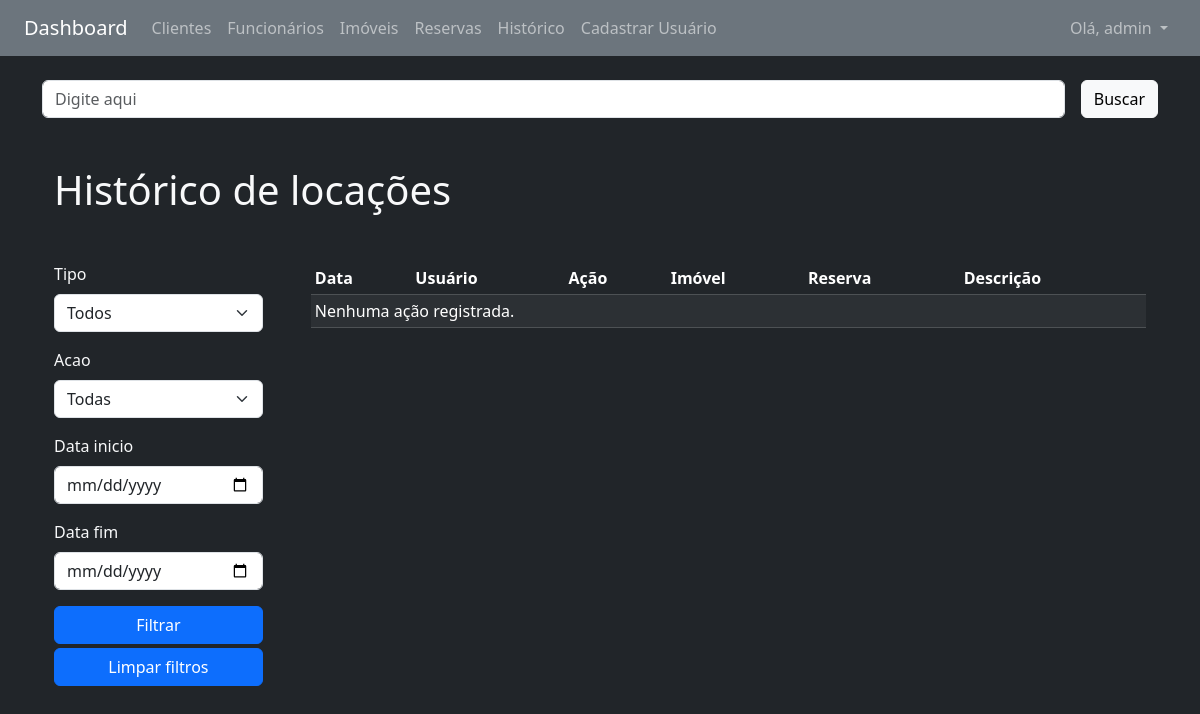
The app's page /historico-locacoes/ (signed in), older data.
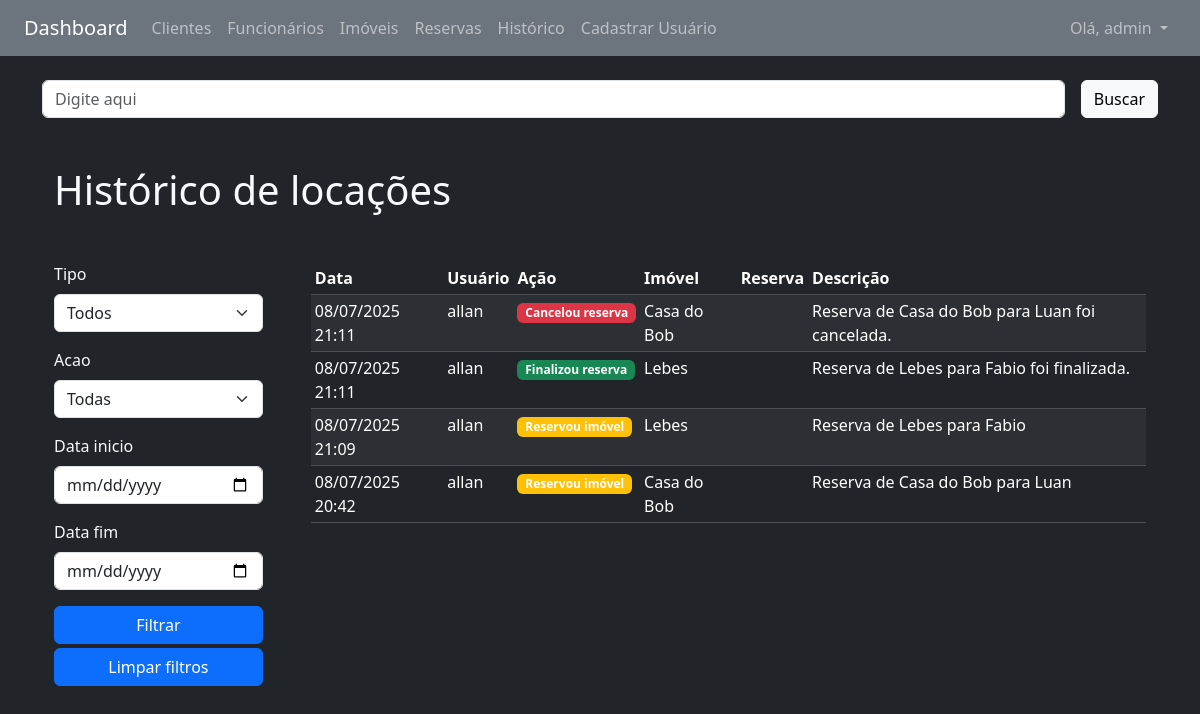
The same page, newer data.
### historico_locacoes/models.py (models this page shows, shortened)
class HistoricoAcao(models.Model):
    ACOES_CHOICES = [
        ('CRIAR_IMOVEL', 'Criou imóvel'),
        ('EDITAR_IMOVEL', 'Editou imóvel'),
        ('RESERVAR', 'Reservou imóvel'),
        ('FINALIZAR', 'Finalizou reserva'),
        ('CANCELAR', 'Cancelou reserva'),
    ]
    usuario = models.ForeignKey(User, on_delete=models.SET_NULL, null=True)
    imovel = models.ForeignKey(
        Imovel, on_delete=models.SET_NULL, null=True, blank=True)
    reserva = models.ForeignKey(
        Reserva, on_delete=models.SET_NULL, null=True, blank=True)
    acao = models.CharField(max_length=20, choices=ACOES_CHOICES)
    descricao = models.TextField(blank=True)
    data = models.DateTimeField(auto_now_add=True)

### imoveis/models.py (models this page shows, shortened)
class Imovel(models.Model):
    TIPO_CHOICES = [
        ('AP', 'Apartamento'),
        ('CA', 'Casa'),
        ('SC', 'Sala Comercial'),
    ]
    tipo = models.CharField(max_length=2, choices=TIPO_CHOICES)
    nome = models.CharField(max_length=100)
    endereco = models.CharField(max_length=255)
    qtyQuartos = models.IntegerField()
    foto = StdImageField(
        upload_to='fotos/imoveis',
        variations={'thumb': (150, 150), 'medium': (300, 300)},
        blank=True,
        null=True
    )
    disponibilidade = models.BooleanField(default=True)
    ativo = models.BooleanField(default=True)

### historico_locacoes/views.py (the view, shortened to what this page needs)
# urls.py: path('', listar_historico, name='lista'),
@login_required
def listar_historico(request):
    form = HistoricoFiltroForm(request.GET or None)
    historico = HistoricoAcao.objects.all().select_related(
        'usuario', 'imovel', 'reserva').order_by('-data')
    return render(request, 'historico/lista.html', {'form': form, 'historico': historico})

### historico_locacoes/forms.py
class HistoricoFiltroForm(forms.Form):
    tipo = forms.ChoiceField(
        required=False,
        choices=[
            ('', 'Todos'),
            ('AP', 'Apartamento'),
            ('CA', 'Casa'),
            ('SC', 'Sala Comercial'),
        ]
    )
    acao = forms.ChoiceField(
        required=False,
        choices=[
            ('', 'Todas'),
            ('CRIAR_IMOVEL', 'Criou imóvel'),
            ('EDITAR_IMOVEL', 'Editou imóvel'),
            ('RESERVAR', 'Reservou imóvel'),
            ('FINALIZAR', 'Finalizou reserva'),
            ('CANCELAR', 'Cancelou reserva'),
        ]
    )
    data_inicio = forms.DateField(
        required=False, widget=forms.DateInput(attrs={'type': 'date'}))
    data_fim = forms.DateField(
        required=False, widget=forms.DateInput(attrs={'type': 'date'}))

### historico_locacoes/templates/historico/lista.html (shortened to what this page needs)
{% extends 'base.html' %}
{% load crispy_forms_tags %}
{% block content %}
{% include 'partials/_busca.html' %}
<div class="container-sm mt-5">
    <h1 class="h1">Histórico de locações</h1>
</div>
<div id="container" class="container-sm mt-5 d-flex gap-5">
    <aside id="filtro" class="w-25">
        <form method="get">
            {% crispy form %}
            <div class="d-flex flex-column gap-1">
                <button type="submit" class="btn btn-primary">Filtrar</button>
                <a href="{% url 'historico_locacoes:lista' %}" class="btn btn-primary">
                    Limpar filtros
                </a>
            </div>
        </form>
    </aside>
    <div class="table-responsive w-100">
        <table class="table table-dark table-striped table-sm mb-0">
            <thead>
                <tr>
                    <th>Data</th>
                    <th>Usuário</th>
                    <th>Ação</th>
                    <th>Imóvel</th>
                    <th>Reserva</th>
                    <th>Descrição</th>
                </tr>
            </thead>
            <tbody>
                {% for item in historico %}
                <tr>
                    <td>{{ item.data|date:"d/m/Y H:i" }}</td>
                    <td>{{ item.usuario }}</td>
                    <td>
                        {% if item.acao == "CANCELAR" %}
                        <strong class="badge bg-danger">{{ item.get_acao_display }}</strong>
                        {% endif %}
                        {% if item.acao == "FINALIZAR" %}
                        <strong class="badge bg-success">{{ item.get_acao_display }}</strong>
                        {% endif %}
                        {% if item.acao == "RESERVAR" %}
                        <strong class="badge bg-warning">{{ item.get_acao_display }}</strong>
                        {% endif %}
                    </td>
                    <td>
                        {% if item.imovel %}
                        {{ item.imovel.nome }}
                        {% endif %}
                    </td>
                    <td>
                    </td>
                    <td>{{ item.descricao }}</td>
                </tr>
                {% empty %}
                <tr>
                    <td colspan="6">Nenhuma ação registrada.</td>
                </tr>
                {% endfor %}
            </tbody>
        </table>
    </div>
</div>
{% endblock %}

Row changes from the older to the newer data that the page shows:
added HistoricoAcao: data "08/07/2025 21:11", usuario "allan", acao "Cancelou reserva", imovel.nome "Casa do Bob", descricao "Reserva de Casa do Bob para Luan foi cancelada."
added HistoricoAcao: data "08/07/2025 21:11", usuario "allan", acao "Finalizou reserva", imovel.nome "Lebes", descricao "Reserva de Lebes para Fabio foi finalizada."
added HistoricoAcao: data "08/07/2025 21:09", usuario "allan", acao "Reservou imóvel", imovel.nome "Lebes", descricao "Reserva de Lebes para Fabio"
added HistoricoAcao: data "08/07/2025 20:42", usuario "allan", acao "Reservou imóvel", imovel.nome "Casa do Bob", descricao "Reserva de Casa do Bob para Luan"
Text that changed along with them:
text no longer shown: "Nenhuma ação registrada."
